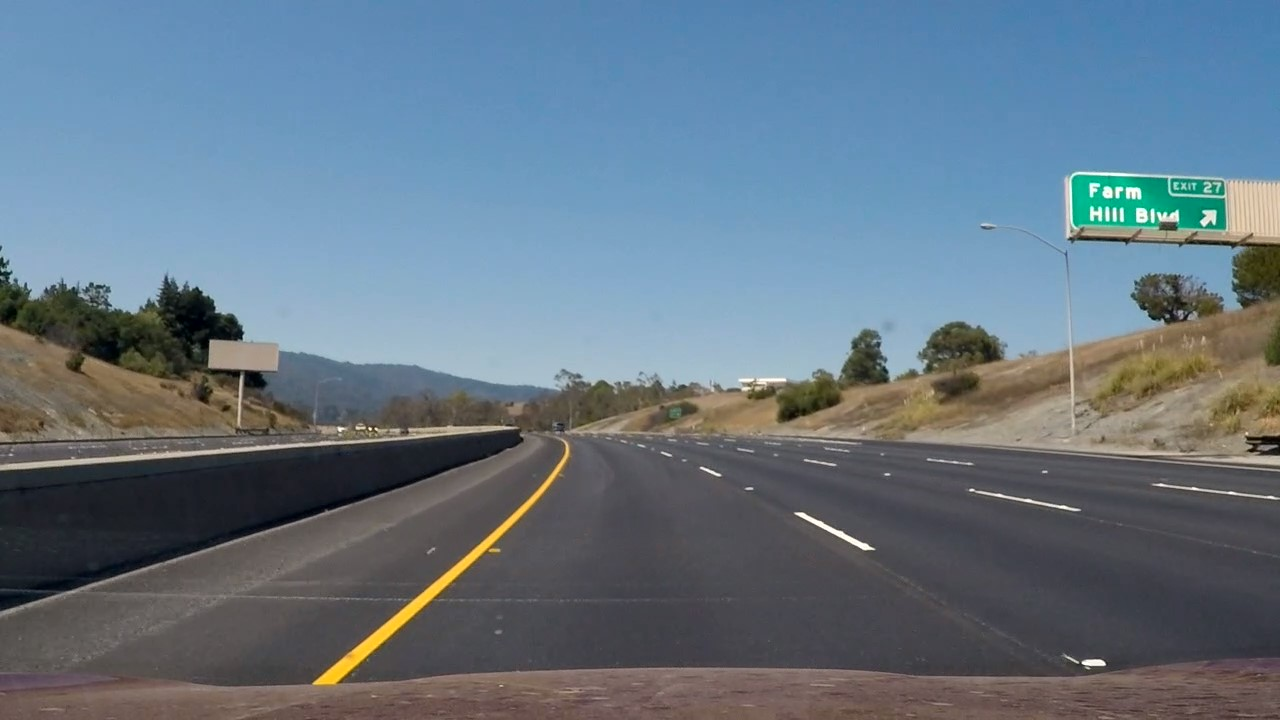
#> input picture Image processing/college project/prjoect/test1.jpg, 1280 x 720 px
$ jupyter execute --allow-errors Untitled.ipynb   (shell and % lines are left out)   (older library calls are emulated)   (text cells are left out)
#> lines starting #> are read from the running program, lines starting #| are printed output that depends on the picture; after the words box and inside, x2 and y2 are one past the last pixel; in counts of white or black regions, pixels touching at a corner belong together; pictures that were not available may be replaced by others from this repository, and a replacement may not be noted
[cell 1]
# relevant imports
import numpy as np
import cv2
import cv2 as cv
import matplotlib.pyplot as plt
import glob

[cell 2]
image_paths = glob.glob('test*.jpg')

[cell 3]
images = []
for path in image_paths:
    images.append(plt.imread(path))

[cell 4]
def plot(images,cmap='gray'):
    for image in images:
        if cmap == 'gray':
            plt.imshow(image,cmap='gray')
        elif None:
            plt.imshow(image)
        """"
        left_bottom = [510,200]
        left_top = [460,image.shape[0]]
        right_bottom = [1200,650]
        right_top = [760,460]
        plt.plot(left_bottom, left_top, color="black", linewidth=3)
        plt.plot(right_bottom, right_top, color="white", linewidth=3)
        """
        plt.plot(420,540,marker='o')
        plt.plot(260,650,marker='o')
        plt.plot(830,500,marker='o')
        plt.plot(1120,650,marker='o')
        plt.show()

#> (a cell that did not finish here is left out)

[cell 6]
plot(images)
#> the loop in plot, `for image in images:` made 3 passes

[cell 7]
def abs_sobel_thresh(img, orient='x', thresh_min=0, thresh_max=255,fullimage = True):
    # Apply the following steps to img
    # 1) Convert to grayscale
    if fullimage:
        grey = cv2.cvtColor(img, cv2.COLOR_RGB2GRAY)
    else:
        grey = img
    # 2) Take the derivative in x or y given orient = 'x' or 'y'
    if orient == 'x':
        # Here dx = 1 and dy = 0
        gradient = cv2.Sobel(grey,cv2.CV_64F,1,0)
    elif orient == 'y':
        # Here dx = 0 and dy = 1
        gradient = cv2.Sobel(grey,cv2.CV_64F,0,1)
    # For the gradient, the range of output will be from -4*255 to 4*255
    # 3) Take the absolute value of the derivative or gradient, now the range will be from 0 to 4*255
    gradient_abs = abs(gradient)
    # 4) Scale to 8-bit (0 - 255) then convert to type = np.uint8
    scaled_gradient_abs = np.uint8(255*gradient_abs/gradient_abs.max()) #if maximum is 4*255 it will be like dividing by 4
    # 5) Create a mask of 1's where the scaled gradient magnitude
            # is > thresh_min and < thresh_max
    binary_img = np.zeros_like(scaled_gradient_abs)
    binary_img[(scaled_gradient_abs >= thresh_min) & (scaled_gradient_abs <= thresh_max)] = 1
    # 6) Return this mask as your binary_output image
    #binary_output = np.copy(img) # Remove this line
    return binary_img

[cell 8]
# [17 lines left out: function mag_thresh, not called in this run]

[cell 9]
def dir_threshold(img, sobel_kernel=3, thresh=(0.85, 1.05)):
    # Grayscale
    gray = cv2.cvtColor(img, cv2.COLOR_RGB2GRAY)
    # Calculate the x and y gradients
    sobelx = cv2.Sobel(gray, cv2.CV_64F, 1, 0, ksize=sobel_kernel)
    sobely = cv2.Sobel(gray, cv2.CV_64F, 0, 1, ksize=sobel_kernel)
    # Take the absolute value of the gradient direction,
    # apply a threshold, and create a binary image result
    absgraddir = np.arctan2(np.absolute(sobely), np.absolute(sobelx))
    binary_output =  np.zeros_like(absgraddir)
    binary_output[(absgraddir >= thresh[0]) & (absgraddir <= thresh[1])] = 1

    # Return the binary image
    return binary_output

[cell 10]
# [17 lines left out: function canny, not called in this run]

[cell 11]
def hough(image):
    gray = cv2.cvtColor(image,cv2.COLOR_RGB2GRAY)
    mshape = image.shape

    # Define a kernel size and apply Gaussian smoothing
    kernel_size = 5
    blur_gray = cv2.GaussianBlur(gray,(kernel_size, kernel_size),0)

    # Define our parameters for Canny and apply
    low_threshold = 50
    high_threshold = 150
    edges = cv2.Canny(blur_gray, low_threshold, high_threshold)

    # Next we'll create a masked edges image using cv2.fillPoly()
    mask = np.zeros_like(edges)
    ignore_mask_color = 255

    # This time we are defining a four sided polygon to mask
    imshape = image.shape
    vertices = np.array([[(0,imshape[0]),(440, 320), (530, 320), (imshape[1],imshape[0])]], dtype=np.int32)
    cv2.fillPoly(mask, vertices, ignore_mask_color)
    masked_edges = cv2.bitwise_and(edges, mask)

    # Define the Hough transform parameters
    # Make a blank the same size as our image to draw on
    rho = 1 # distance resolution in pixels of the Hough grid
    theta = np.pi/180 # angular resolution in radians of the Hough grid
    threshold = 50     # minimum number of votes (intersections in Hough grid cell)
    min_line_length = 40 #minimum number of pixels making up a line
    max_line_gap = 5   # maximum gap in pixels between connectable line segments
    line_image = np.copy(image)*0 # creating a blank to draw lines on

    # Run Hough on edge detected image
    # Output "lines" is an array containing endpoints of detected line segments
    lines = cv2.HoughLinesP(masked_edges, rho, theta, threshold, np.array([]),
                                min_line_length, max_line_gap)


    # Iterate over the output "lines" and draw lines on a blank image
    for line in lines:
        for x1,y1,x2,y2 in line:
            cv2.line(line_image,(x1,y1),(x2,y2),(255,0,0),10)

    # Create a "color" binary image to combine with line image
    color_edges = np.dstack((edges, edges, edges))

    # Draw the lines on the edge image
    lines_edges = cv2.addWeighted(color_edges, 0.8, line_image, 1, 0)
    #lines_edges[region_thresholds] = (0,0,255)
    #plt.imshow(lines_edges)
    return lines_edges

[cell 12]
hough_images = []
for image in images:
    hough_images.append(hough(image))
#> this loop made 3 passes
#> pass 1, in hough, `gray = cv2.cvtColor(image,cv2.COLOR_RGB2GRAY)`:
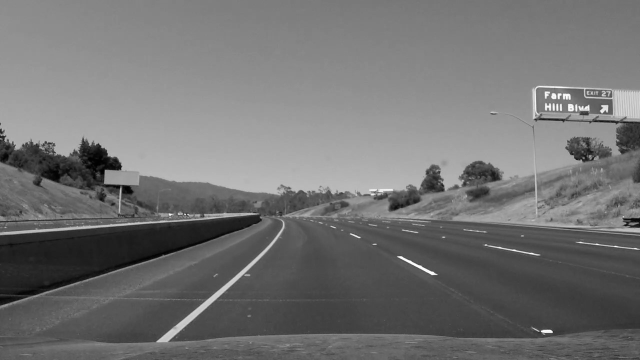
#> gray: shape (720, 1280) (shown at 1/2 size); min 0, max 255, mean 114.6
#> pass 1, in hough, `edges = cv2.Canny(blur_gray, low_threshold, high_threshold)`:
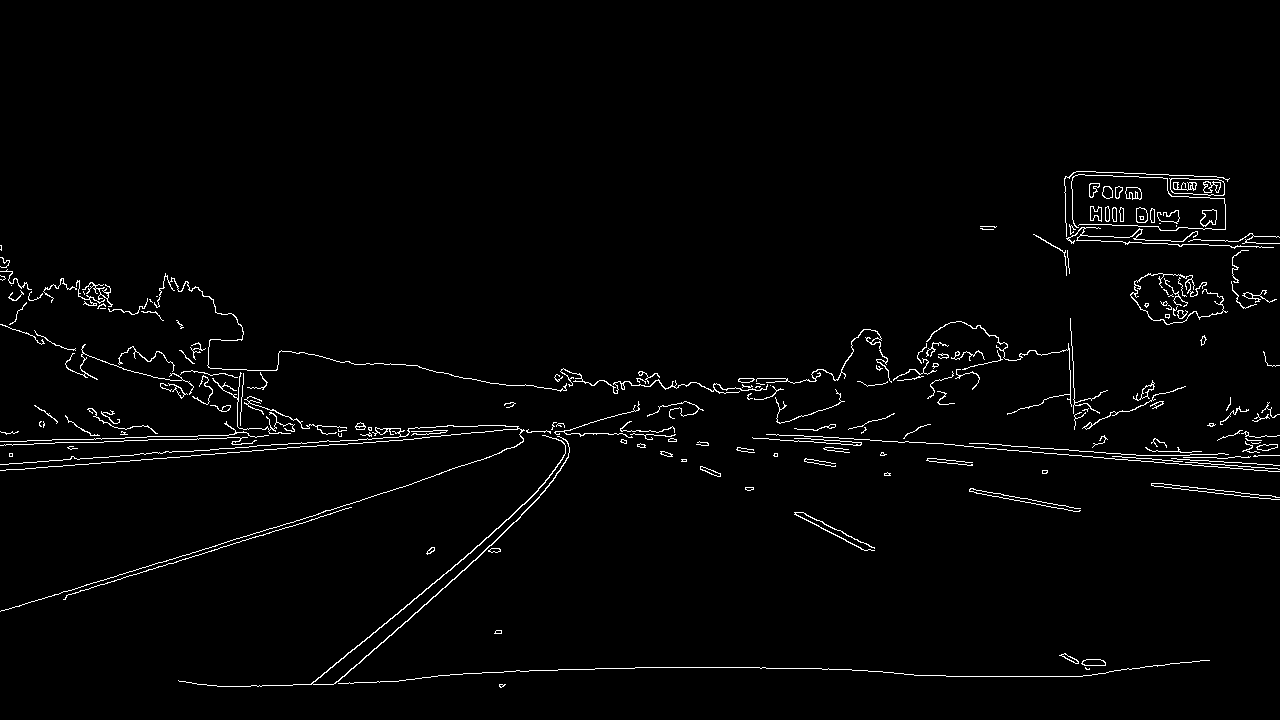
#> edges: shape (720, 1280); 1.9% white in thin lines or dots, all inside (x1, y1, x2, y2) = (0, 171, 1280, 688)
#> after the loop, hough_images = 3 items

[cell 13]
plot(hough_images)
#> the loop in plot (call 2), `for image in images:` made 3 passes

[cell 14]
# [14 lines left out: function hls_select, not called in this run]

[cell 15]
# [18 lines left out: function color_select, not called in this run]

[cell 16]
# [6 lines left out: function yellowSelector, not called in this run]

[cell 17]
yellow_images = []
#> (the rest of this cell did not finish here and is left out)

#> (a cell that did not finish here is left out)

[cell 19]
def per_transform(img):
    img_size = (img.shape[1],img.shape[0])
    #src = np.float32([[540,424], [500,900],[650,150],[650,1200]])
    src = np.float32([[424,540], [900,500],[150,650],[1200,650]])
    offset = 0

    dst = np.float32([[offset, offset], [img_size[0]-offset, offset],
                                     [offset, img_size[1]-offset],
                                     [img_size[0]-offset, img_size[1]-offset]
                                    ])

    M = cv2.getPerspectiveTransform(src, dst)
    Minv = cv2.getPerspectiveTransform(dst, src)
    warped = cv2.warpPerspective(img, M, img_size)
    return warped, M, Minv

[cell 20]
# [4 lines left out: function transform, not called in this run]

[cell 21]
def find_lane_pixels(binary_warped):
    # Take a histogram of the bottom half of the image
    histogram = np.sum(binary_warped[binary_warped.shape[0]//2:,:], axis=0)
    # Create an output image to draw on and visualize the result
    out_img = np.dstack((binary_warped, binary_warped, binary_warped))
    # Find the peak of the left and right halves of the histogram
    # These will be the starting point for the left and right lines
    midpoint = int(histogram.shape[0]//2)
    leftx_base = np.argmax(histogram[:midpoint])
    rightx_base = np.argmax(histogram[midpoint:]) + midpoint

    # HYPERPARAMETERS
    # Choose the number of sliding windows
    nwindows = 9
    # Set the width of the windows +/- margin
    margin = 50
    # Set minimum number of pixels found to recenter window
    minpix = 50

    # Set height of windows - based on nwindows above and image shape
    window_height = int(binary_warped.shape[0]//nwindows)
    # Identify the x and y positions of all nonzero pixels in the image
    nonzero = binary_warped.nonzero()
    nonzeroy = np.array(nonzero[0])
    nonzerox = np.array(nonzero[1])
    # Current positions to be updated later for each window in nwindows
    leftx_current = leftx_base
    rightx_current = rightx_base

    # Create empty lists to receive left and right lane pixel indices
    left_lane_inds = []
    right_lane_inds = []

    # Step through the windows one by one
    for window in range(nwindows):
        # Identify window boundaries in x and y (and right and left)
        win_y_low = binary_warped.shape[0] - (window+1)*window_height
        win_y_high = binary_warped.shape[0] - window*window_height
        win_xleft_low = leftx_current - margin
        win_xleft_high = leftx_current + margin
        win_xright_low = rightx_current - margin
        win_xright_high = rightx_current + margin

        # Draw the windows on the visualization image
        cv2.rectangle(out_img,(win_xleft_low,win_y_low),
        (win_xleft_high,win_y_high),(0,255,0), 2)
        cv2.rectangle(out_img,(win_xright_low,win_y_low),
        (win_xright_high,win_y_high),(0,255,0), 2)

        # Identify the nonzero pixels in x and y within the window #
        good_left_inds = ((nonzeroy >= win_y_low) & (nonzeroy < win_y_high) &
        (nonzerox >= win_xleft_low) &  (nonzerox < win_xleft_high)).nonzero()[0]
        good_right_inds = ((nonzeroy >= win_y_low) & (nonzeroy < win_y_high) &
        (nonzerox >= win_xright_low) &  (nonzerox < win_xright_high)).nonzero()[0]

        # Append these indices to the lists
        left_lane_inds.append(good_left_inds)
        right_lane_inds.append(good_right_inds)

        # If you found > minpix pixels, recenter next window on their mean position
        if len(good_left_inds) > minpix:
            leftx_current = int(np.mean(nonzerox[good_left_inds]))
        if len(good_right_inds) > minpix:
            rightx_current = int(np.mean(nonzerox[good_right_inds]))

    # Concatenate the arrays of indices (previously was a list of lists of pixels)
    try:
        left_lane_inds = np.concatenate(left_lane_inds)
        right_lane_inds = np.concatenate(right_lane_inds)
    except ValueError:
        # Avoids an error if the above is not implemented fully
        pass
    #print(left_lane_inds)
    # Extract left and right line pixel positions
    leftx = nonzerox[left_lane_inds]
    lefty = nonzeroy[left_lane_inds]
    rightx = nonzerox[right_lane_inds]
    righty = nonzeroy[right_lane_inds]
    return leftx, lefty, rightx, righty, out_img


def fit_polynomial(binary_warped):
    # Find our lane pixels first
    leftx, lefty, rightx, righty, out_img = find_lane_pixels(binary_warped)

    # Fit a second order polynomial to each using `np.polyfit`
    left_fit = np.polyfit(lefty, leftx, 2)
    right_fit = np.polyfit(righty, rightx, 2)

    # Generate x and y values for plotting
    ploty = np.linspace(0, binary_warped.shape[0]-1, binary_warped.shape[0] )
    #print(binary_warped.shape)
    #print(ploty)
    try:
        left_fitx = left_fit[0]*ploty**2 + left_fit[1]*ploty + left_fit[2]
        right_fitx = right_fit[0]*ploty**2 + right_fit[1]*ploty + right_fit[2]
    except TypeError:
        # Avoids an error if `left` and `right_fit` are still none or incorrect
        print('The function failed to fit a line!')
        left_fitx = 1*ploty**2 + 1*ploty
        right_fitx = 1*ploty**2 + 1*ploty

    ## Visualization ##
    # Colors in the left and right lane regions
    out_img[lefty, leftx] = [255, 0, 0]
    out_img[righty, rightx] = [0, 0, 255]

    # Plots the left and right polynomials on the lane lines
    #plt.plot(left_fitx, ploty, color='yellow')
    #plt.plot(right_fitx, ploty, color='yellow')
    for i in range(1,left_fitx.shape[0]):
        cv.line(out_img,(int(left_fitx[i-1]),int(ploty[i-1])),(int(left_fitx[i]),int(ploty[i])),(0,255,255),thickness = 3)
        cv.line(out_img,(int(right_fitx[i-1]),int(ploty[i-1])),(int(right_fitx[i]),int(ploty[i])),(0,255,255),thickness = 3)
    return out_img,left_fit,right_fit

[cell 22]
# [76 lines left out: functions fit_poly, search_around_poly, not called in this run]

# Run image through the pipeline
# Note that in your project, you'll also want to feed in the previous fits
#result = search_around_poly(binary_warped)

[cell 23]
# [11 lines left out: function draw_rectangle, not called in this run]

[cell 24]
# [17 lines left out: function measure_curvature_pixels, not called in this run]

[cell 25]
# [13 lines left out: function mythreshold, not called in this run]

[cell 26]
def colorthreshold(image):
    hsv = cv2.cvtColor(image,cv2.COLOR_BGR2HSV)
    s_hsv = hsv[:,:,1]
    h_hsv = hsv[:,:,0]
    v_hsv = hsv[:,:,2]
    #utput_dir = dir_threshold(image, sobel_kernel=5, thresh=(0.9, 1.))
    mask = (s_hsv >= 60)
    mask_unwanted = (v_hsv <= 60)
    combined = np.zeros_like(image)
    combined[mask] = 1
    combined[mask_unwanted] = 0

    #_hsv[s_hsv >= 1] = 255
    #_hsv[s_hsv < 100] = 0
    #combine = cv2.GaussianBlur(combined,(5,5),cv2.BORDER_DEFAULT)
    return combined

[cell 27]
def threshold(image):
    output_sobelx = abs_sobel_thresh(image, orient='x', thresh_min=20, thresh_max=100)
    output_sobely = abs_sobel_thresh(image, orient='y', thresh_min=20, thresh_max=100)
    output_dir = dir_threshold(image, sobel_kernel=5, thresh=(0.8, 1.3))
    hsv = cv2.cvtColor(image,cv2.COLOR_BGR2HSV)
    s_hsv = hsv[:,:,1]
    h_hsv = hsv[:,:,0]
    v_hsv = hsv[:,:,2]

    combined = np.zeros_like(s_hsv)
    edge_mask = (output_sobely == 1) | (output_sobelx == 1) & (output_dir == 1)
    mask = (s_hsv >= 60)
    mask_unwanted = (v_hsv <= 60)
    combined[edge_mask] = 1
    combined[mask] = 1
    combined[mask_unwanted] = 0
    return combined

[cell 28]
S_images = []
for image in images:
    S_images.append(colorthreshold(image))
#> this loop made 3 passes
#> pass 1, in colorthreshold, `v_hsv = hsv[:,:,2]`:
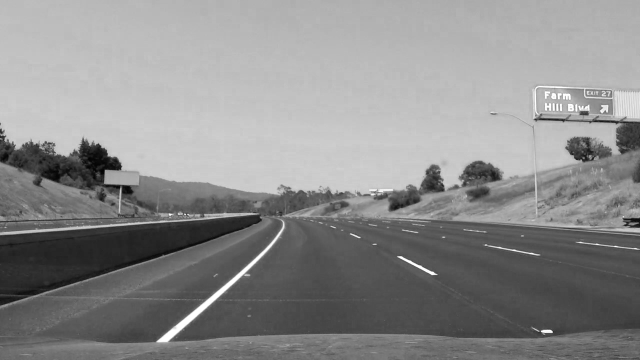
#> v_hsv: shape (720, 1280) (shown at 1/2 size); min 1, max 255, mean 139.4
#> after the loop, S_images = 3 items

[cell 29]
plot(S_images)

#> (a cell that did not finish here is left out)

[cell 31]
means = []
for image in images:
    means.append(colorthreshold(image).mean())
#> after the loop, means = [0.56, 0.563, 0.567]

[cell 32]
sum(means) / len(means)
#> Out = 0.563

[cell 33]
# apply the function on videos
capture = cv2.VideoCapture('challenge_video.mp4') #capture is instance of the videocapture class that contains the video given
isTrue,frame = capture.read()
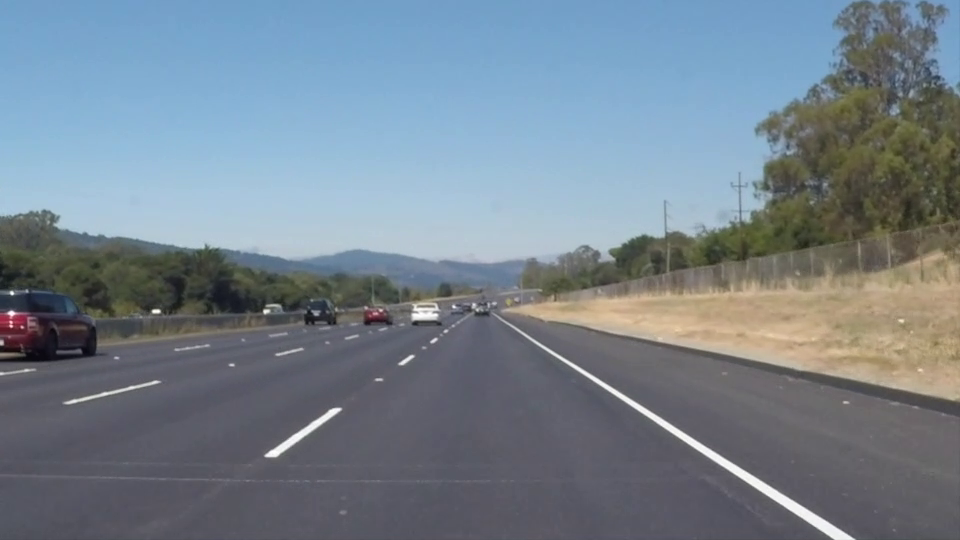
#> input picture frame 22 of Image processing/college project/computer vision fundmentals/test_videos/solidWhiteRight.mp4, 960 x 540 px, given in place of challenge_video.mp4, which was not available
#> frame is the input picture: shape (540, 960, 3); mean B, G, R 141.9, 130.7, 117.7
#output = binarization_choice2(frame)
thresholded = threshold(frame)
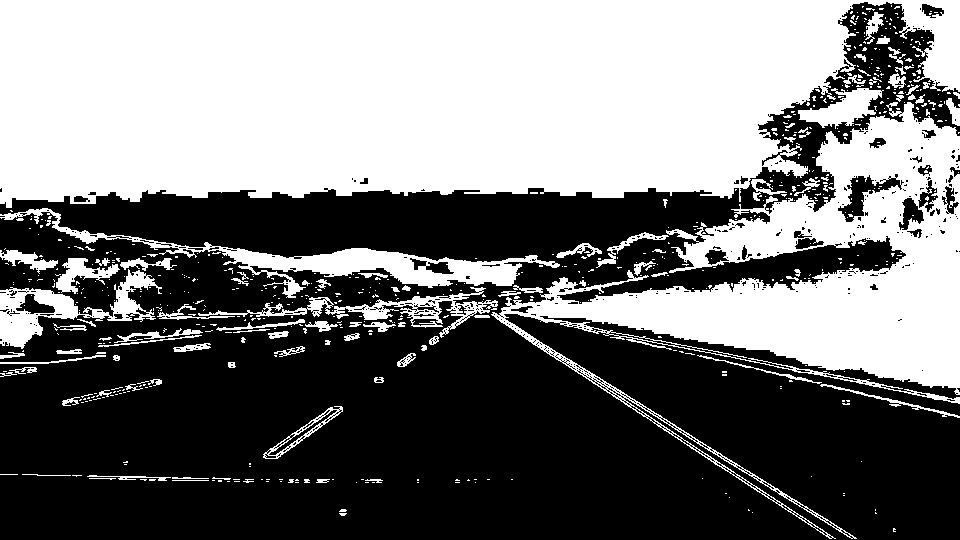
#> thresholded: shape (540, 960); values 0 (black) and 1 (white), 46.8% white; 644 white regions (539 under 20 px), largest, box (x1, y1, x2, y2) and area: (0, 0, 960, 208) 160933, (491, 102, 960, 539) 53685, (0, 208, 560, 298) 7578
warped, m, minv = per_transform(thresholded)
#> m = [[-0.528, -1.31, 933.8], [-0.15, -1.78, 1024.2], [-0.000277, -0.00192, 1]]; minv = [[0.246, -0.638, 424], [-0.181, -0.363, 540], [-0.000278, -0.000871, 1]]
#> (the rest of this cell did not finish here and is left out)

#> in find_lane_pixels, `histogram = np.sum(binary_warped[binary_warped.shape[0]//2:,:], axis=0)`: histogram = 960 values from 0 to 0
#> in find_lane_pixels, `leftx_base = np.argmax(histogram[:midpoint])`: leftx_base = 0
#> in find_lane_pixels, `rightx_base = np.argmax(histogram[midpoint:]) + midpoint`: rightx_base = 480
#> in find_lane_pixels, `nonzero = binary_warped.nonzero()`: nonzero = 2889 positions, rows 0 to 230, columns 781 to 909
#> in find_lane_pixels, `nonzeroy = np.array(nonzero[0])`: nonzeroy = 2889 values from 0 to 230
#> in find_lane_pixels, `nonzerox = np.array(nonzero[1])`: nonzerox = 2889 values, max 909 at index 713, min 781 at index 0, mean 816.6
#> in find_lane_pixels, `leftx_current = leftx_base`: leftx_current = 0
#> in find_lane_pixels, `rightx_current = rightx_base`: rightx_current = 480
#> after the loop in find_lane_pixels, `for window in range(nwindows):`:
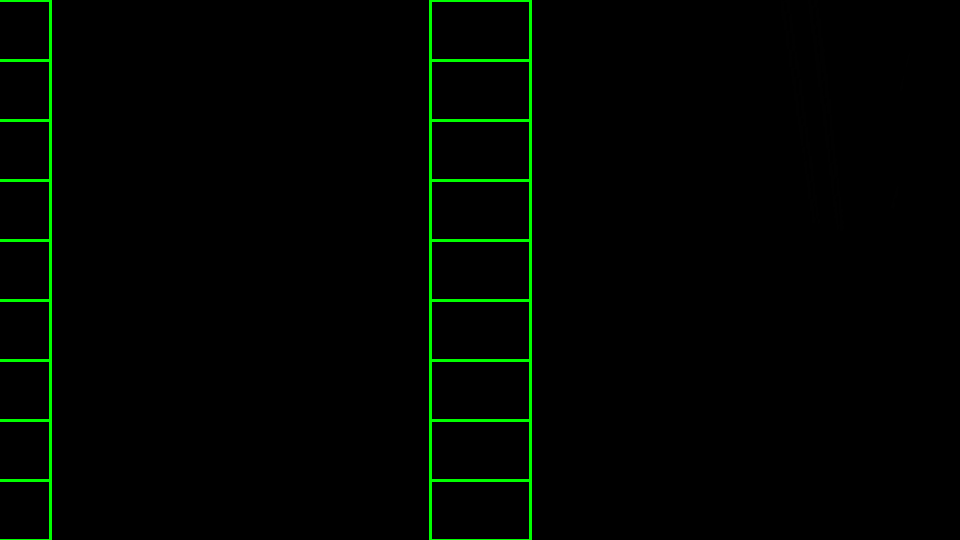
#> out_img: shape (540, 960, 3); mean of channels 0, 1, 2 0, 4.3, 0; drawn as B, G, R
#> after the loop in find_lane_pixels, `for window in range(nwindows):`: left_lane_inds = [empty array, empty array, empty array, empty array, empty array, empty array, empty array, empty array, empty array]; right_lane_inds has the same summary as left_lane_inds
#> in find_lane_pixels, `left_lane_inds = np.concatenate(left_lane_inds)`: left_lane_inds = empty array
rectangle = draw_rectangle(frame,left_eqn,right_eqn)
while True:
    isTrue,frame = capture.read()
    thresholded = threshold(frame)
    #output_threshold = binarization_choice2(frame)
    output_threshold = mythreshold(frame)
    warped = transform(thresholded,m)
    #warped = transform(frame,m)
    output,left_eqn,right_eqn,ploty = search_around_poly(warped,left_eqn,right_eqn)
    rectangle = draw_rectangle(frame,left_eqn,right_eqn)
    correct_rectangle = transform(rectangle,minv)
    transformed_back = transform(output,minv)
    first_stack = cv.addWeighted(transformed_back,0.5,frame,1,0)
    cv2.imshow('Video',cv.addWeighted(first_stack,1,correct_rectangle,0.7,0))
    #cv2.imshow('Video',warped * 255)
    if cv2.waitKey(100) & 0xFF == ord('q'):
        break
capture.release()
cv2.destroyAllWindows()
